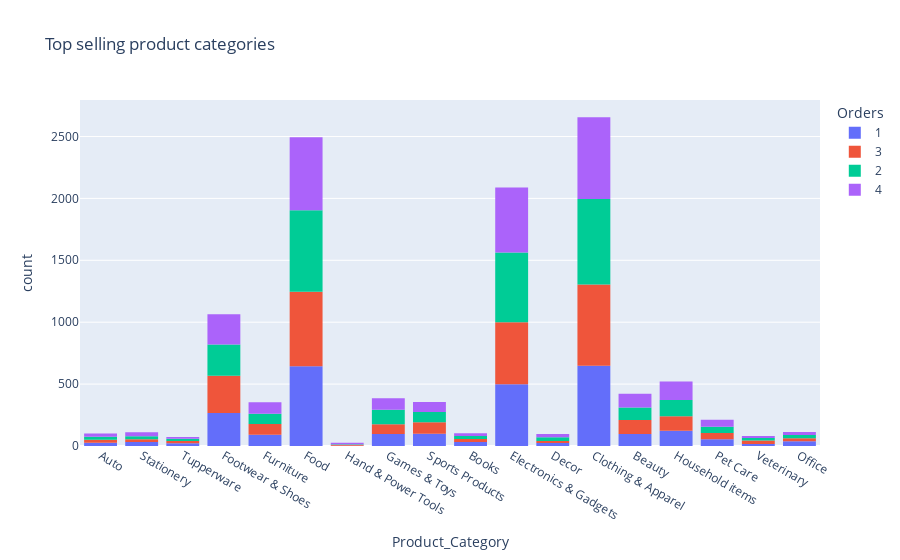

Notebook code for this chart:
### Markdown cell above
Creating a histogram to know the top selling product categories

### Code cell
fig = px.histogram(sales_cleaned, x='Product_Category', color='Orders' ,nbins=5, title='Top selling product categories')

fig.show()

### Figure 1 — Plotly figure (JSON) as saved in the notebook; plotly's stock layout.template omitted (floating-point values rounded to 4 significant figures; data arrays with more than 128 entries replaced by an {"elided": "..."} marker saying what was removed)
{"data": [{"alignmentgroup": "True", "bingroup": "x", "hovertemplate": "Orders=1<br>Product_Category=%{x}<br>count=%{y}<extra></extra>", "legendgroup": "1", "marker": {"color": "#636efa", "pattern": {"shape": ""}}, "name": "1", "nbinsx": 5, "offsetgroup": "1", "orientation": "v", "showlegend": true, "type": "histogram", "x": {"elided": "2813 str values"}, "xaxis": "x", "yaxis": "y"}, {"alignmentgroup": "True", "bingroup": "x", "hovertemplate": "Orders=3<br>Product_Category=%{x}<br>count=%{y}<extra></extra>", "legendgroup": "3", "marker": {"color": "#EF553B", "pattern": {"shape": ""}}, "name": "3", "nbinsx": 5, "offsetgroup": "3", "orientation": "v", "showlegend": true, "type": "histogram", "x": {"elided": "2768 str values"}, "xaxis": "x", "yaxis": "y"}, {"alignmentgroup": "True", "bingroup": "x", "hovertemplate": "Orders=2<br>Product_Category=%{x}<br>count=%{y}<extra></extra>", "legendgroup": "2", "marker": {"color": "#00cc96", "pattern": {"shape": ""}}, "name": "2", "nbinsx": 5, "offsetgroup": "2", "orientation": "v", "showlegend": true, "type": "histogram", "x": {"elided": "2895 str values"}, "xaxis": "x", "yaxis": "y"}, {"alignmentgroup": "True", "bingroup": "x", "hovertemplate": "Orders=4<br>Product_Category=%{x}<br>count=%{y}<extra></extra>", "legendgroup": "4", "marker": {"color": "#ab63fa", "pattern": {"shape": ""}}, "name": "4", "nbinsx": 5, "offsetgroup": "4", "orientation": "v", "showlegend": true, "type": "histogram", "x": {"elided": "2775 str values"}, "xaxis": "x", "yaxis": "y"}], "layout": {"barmode": "relative", "legend": {"title": {"text": "Orders"}, "tracegroupgap": 0}, "title": {"text": "Top selling product categories"}, "xaxis": {"anchor": "y", "domain": [0, 1], "title": {"text": "Product_Category"}}, "yaxis": {"anchor": "x", "domain": [0, 1], "title": {"text": "count"}}}}
